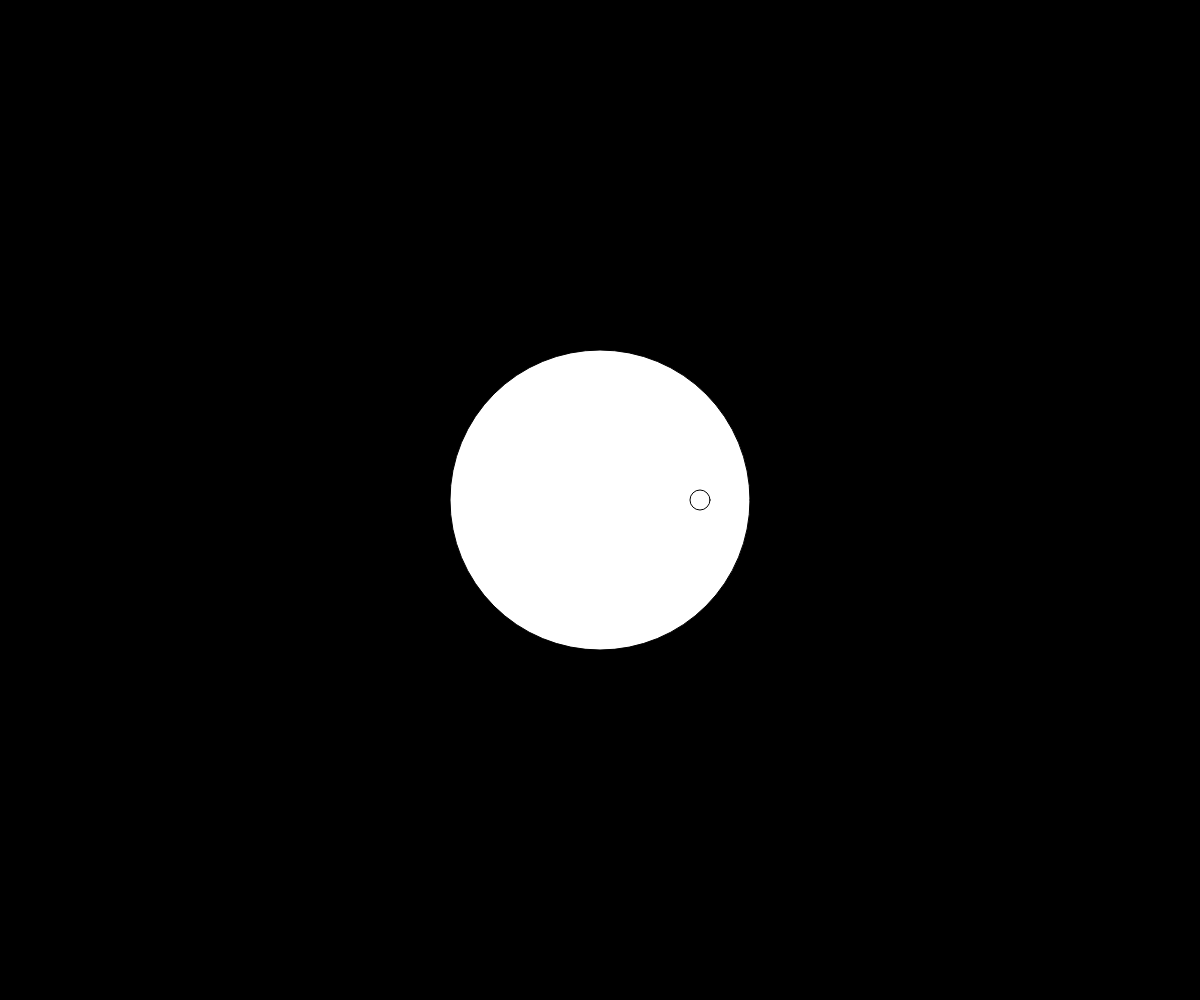
Frame 1 (no input)
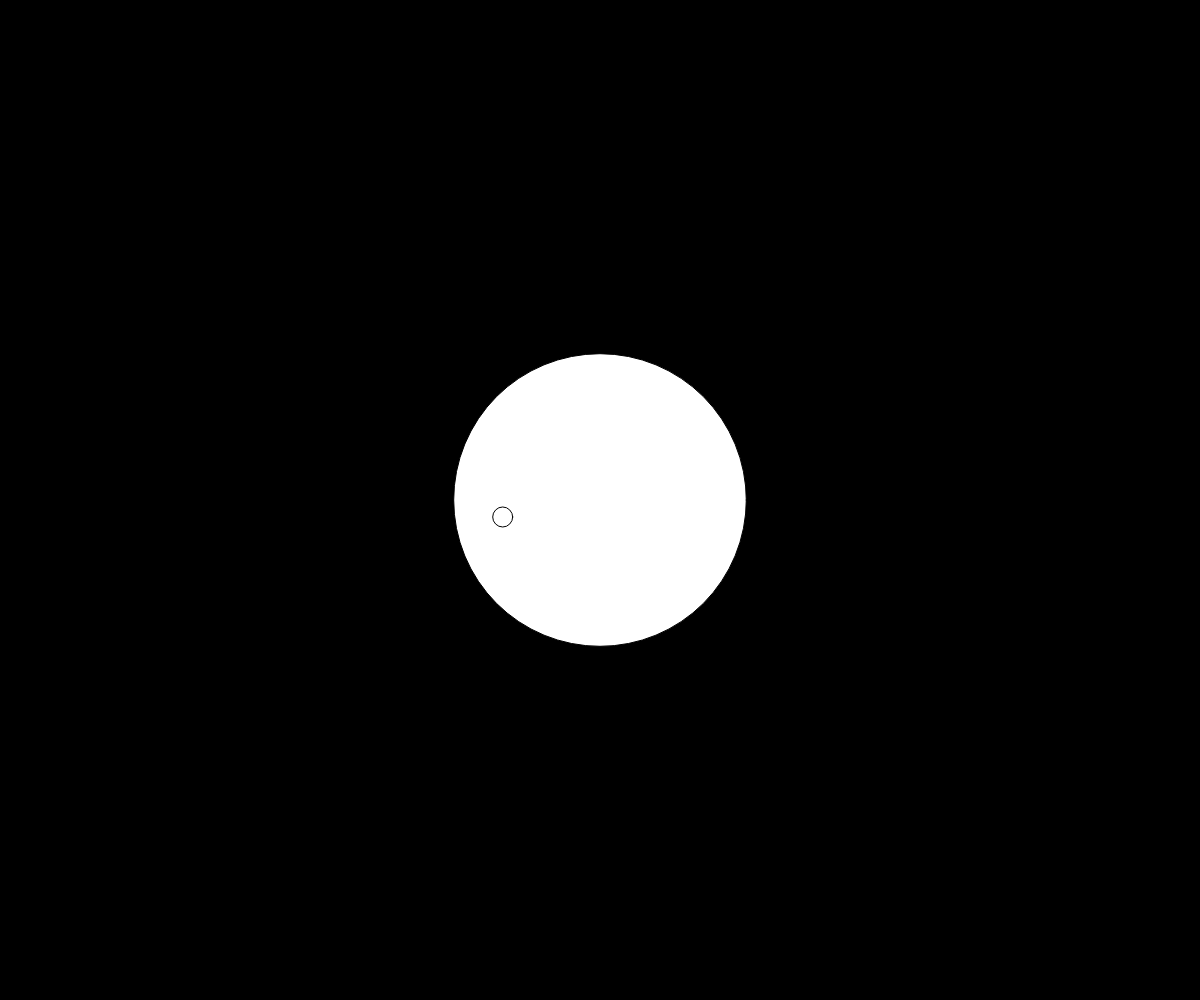
Frame 60 (no input)
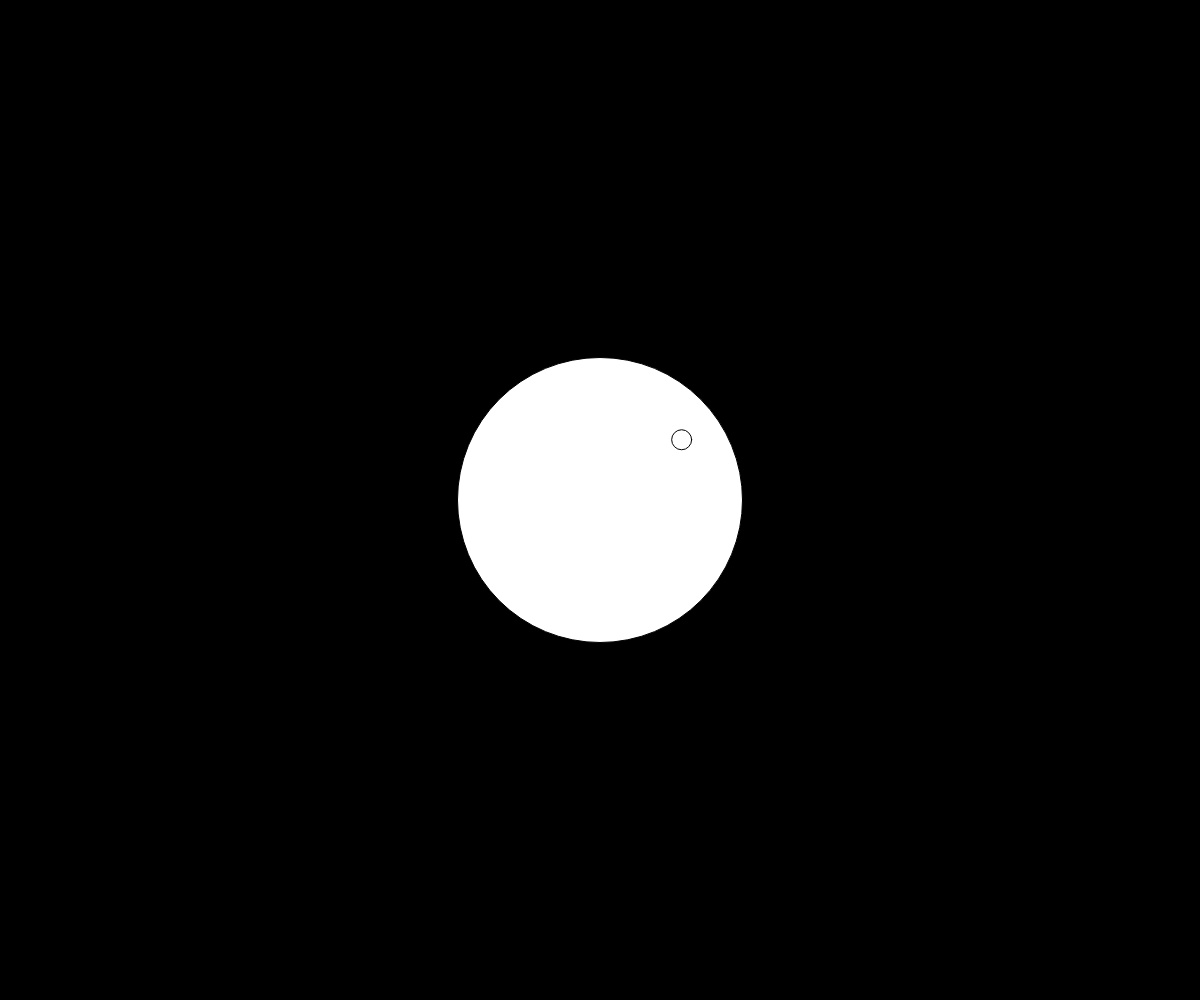
Frame 120 (the mouse pressed at the canvas centre since frame 60)

The p5.js sketch that drew these frames (run headless with seeded random() and noise() and a simulated clock; from frame 60 on, the mouse is pressed at the canvas centre):

// p5.js sketch
// ── sketch.js
//let tamanhoTela = [400, 400];
let tamanhoTela = [window.innerWidth, window.innerHeight];
let tamanhoCirculo = 300;
let tamanhoB = 20;
let position = [tamanhoTela[0]/2+100, tamanhoTela[1]/2];
let speedV = 7;
let direction = 0;

//posicao relativa
let positionR = [position[0]-tamanhoTela[0]/2, position[1]-tamanhoTela[1]/2];
let centerR = [tamanhoTela[0]/2-position[0], tamanhoTela[1]/2-position[1]];

function setup() {
  createCanvas(tamanhoTela[0], tamanhoTela[1]);
  direction = random(360);
  angleRadian = direction / 180 * PI;
}

function draw() {
  positionR = [position[0]-tamanhoTela[0]/2, position[1]-tamanhoTela[1]/2];
  centerR = [tamanhoTela[0]/2-position[0], tamanhoTela[1]/2-position[1]];
  background(0);
  circle(tamanhoTela[0]/2, tamanhoTela[1]/2, tamanhoCirculo);
  collision()
  bolinha()
  pode()
  //mudaVelocidade()
}
function pode(){
  //modulo que quer escolher:
  moduloFun = (tamanhoCirculo - 0.2)/2;
  //moduloFun = (tamanhoCirculo * 0.99)/2;
  
  let far = sqrt(positionR[0]*positionR[0] + positionR[1]*positionR[1])
  if(far+tamanhoB/2 >= moduloFun){
    return
  }
  else{
    //equivalente:
    tamanhoCirculo -= 0.2;
    //tamanhoCirculo = tamanhoCirculo * 0.99;
    //outros:
    //speedV = speedV*0.99;
  }
}
function bolinha(){
  circle(position[0], position[1], tamanhoB);
  
  angleRadian = direction / 180 * PI;
  position[0] += cos(angleRadian) * speedV;
  position[1] += sin(angleRadian) * speedV;
}
function collision(){
  if(distance()){
    angleCenter = atan2(centerR[0], centerR[1])
    angleCenter = angleCenter * 180 / PI;

    direction = (2*(-angleCenter-direction))+direction;
    
    while (direction >= 360){
      direction -= 360;
    }
    while (direction <= -360){
      direction += 360;
    }
    tamanhoCirculo += 2;
    //speedV += 1;
    mudaVelocidade()
  }
}
function distance(){
  let far = sqrt(positionR[0]*positionR[0] + positionR[1]*positionR[1])
  if(far+tamanhoB/2 >= tamanhoCirculo/2){
    return true
  }
  else{
    return false
  }
}
let onoff = true;
function mudaVelocidade(){
  if(onoff){
    if(speedV < 30){
      speedV += 0.1;
    }
    if(speedV >= 30){
      onoff = false
    }
  }
  else{
    if(speedV > 1){
      speedV -= 0.1;
    }
    if(speedV <= 1){
      onoff = true
    }
  }
  //print(speedV, onoff)
}
